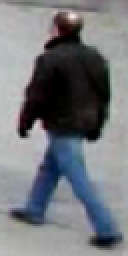
#> input picture opencv_python/data/people1.png, 64 x 128 px (shown 2 times larger)
$ python 0917.py
#> lines starting #> are read from the running program, lines starting #| are printed output that depends on the picture
# 0917.py
import cv2
from   matplotlib import pyplot as plt

src = cv2.imread('./data/people1.png')
#> src is the input picture: shape (128, 64, 3); mean B, G, R 122.6, 117.8, 114.8

#1: HoG in color image
hog1 = cv2.HOGDescriptor()
des1 = hog1.compute(src)
#> des1 = 3780 values, max 0.501 at index 3327, min 0 at index 2551, mean 0.126
print('des1.shape=', des1.shape)
#| des1.shape= (3780,)
print('des1=', des1)
#> (printed output is left out)

#2: HoG in color image
winSize     = (64,128)
blockSize   = (16,16)
blockStride = (8,8)
cellSize    = (8,8)
nbins       = 9
derivAperture = 1
winSigma = -1  # 4.0
histogramNormType = 0
L2HysThreshold = 0.2
gammaCorrection = True
nlevels = 64
signedGradient = False
hog2 = cv2.HOGDescriptor(winSize,blockSize,blockStride,cellSize,nbins,
                         derivAperture,winSigma,
                         histogramNormType,L2HysThreshold,
                         gammaCorrection,nlevels, signedGradient)
des2 = hog2.compute(src)
#> des2 has the same summary as des1
print('des2.shape=', des2.shape)
#| des2.shape= (3780,)
print('des2=', des2)
#> (printed output is left out)

#3 HoG in grayscale image
gray  = cv2.cvtColor(src, cv2.COLOR_BGR2GRAY)
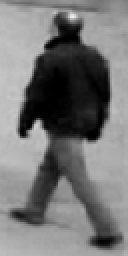
#> gray: shape (128, 64) (shown 2 times larger); min 0, max 236, mean 117.4
des3 = hog1.compute(gray)
#> des3 = 3780 values, max 0.534 at index 3032, min 0 at index 1283, mean 0.125
##des3 = hog2.compute(gray)
print('des3.shape=', des3.shape)
#| des3.shape= (3780,)
print('des3=', des3)
#> (printed output is left out)

#4
plt.title('HOGDescriptor')
plt.plot(des1[::36], color='b',linewidth=4,label='des1')
plt.plot(des2[::36], color='r',linewidth=2,label='des2')
plt.plot(des3[::36], color='g',linewidth=1,label='des3')
plt.legend(loc='best')
plt.show()
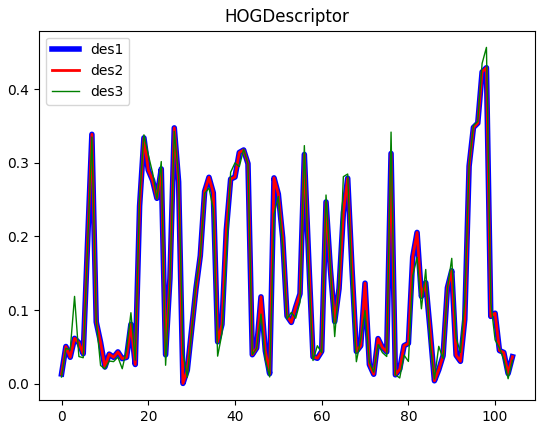
#> figure drawn by matplotlib, 1 panel; curve peaks at x = 98, y = 0.429; curve peaks at x = 98, y = 0.429; curve peaks at x = 98, y = 0.457

$ run again, with opencv_python/data/people2.png copied over opencv_python/data/people1.png
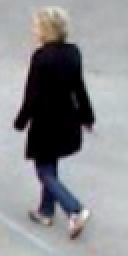
#> input picture opencv_python/data/people2.png, 64 x 128 px (shown 2 times larger)
#> src is the input picture: shape (128, 64, 3); mean B, G, R 142.3, 139.6, 138.6
#> des1 = 3780 values, max 0.558 at index 162, min 0 at index 851, mean 0.132
#| des1.shape= (3780,)
#> (printed output is left out)
#> des2 has the same summary as des1
#| des2.shape= (3780,)
#> (printed output is left out)
#> `gray  = cv2.cvtColor(src, cv2.COLOR_BGR2GRAY)`:
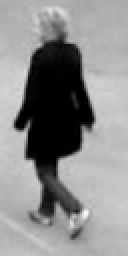
#> gray: shape (128, 64) (shown 2 times larger); min 0, max 249, mean 139.7
#> des3 = 3780 values, max 0.595 at index 1332, min 0 at index 1254, mean 0.127
#| des3.shape= (3780,)
#> (printed output is left out)
#> `plt.show()`:
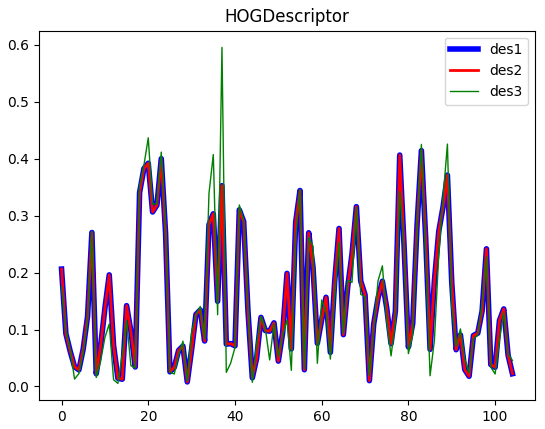
#> figure drawn by matplotlib, 1 panel; curve peaks at x = 83, y = 0.414; curve peaks at x = 83, y = 0.414; curve peaks at x = 37, y = 0.595

$ run again, with opencv_python/data/Penguins.png copied over opencv_python/data/people1.png
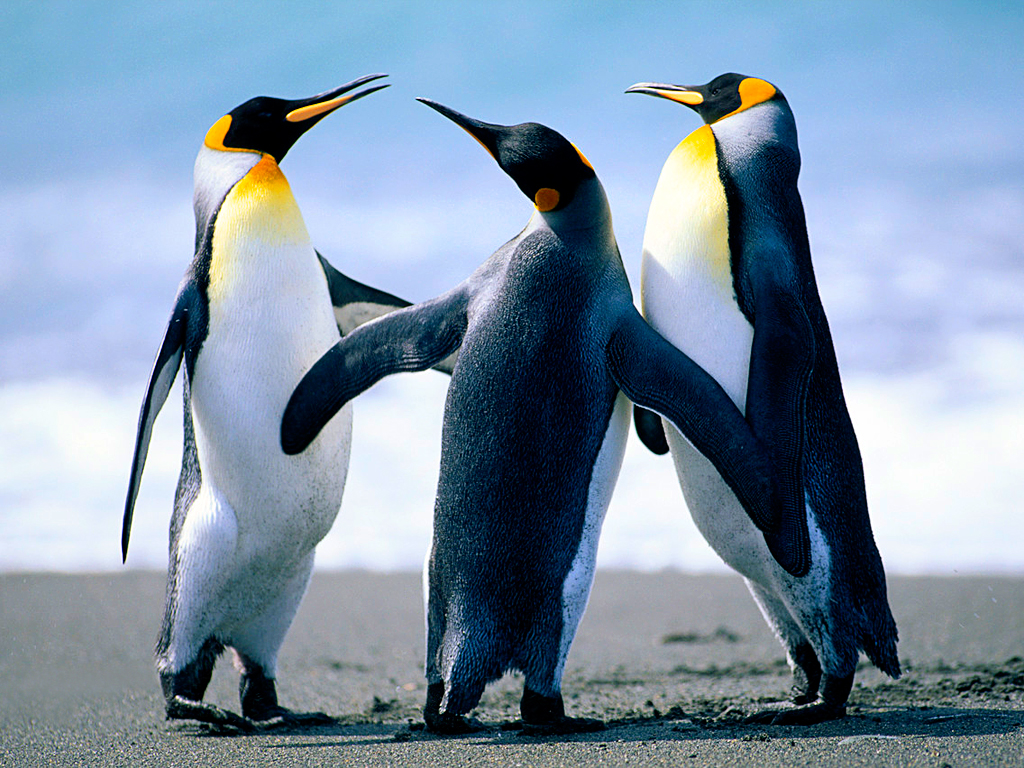
#> input picture opencv_python/data/Penguins.png, 1024 x 768 px
#> src is the input picture: shape (768, 1024, 3); mean B, G, R 168.1, 148, 127.8
#| des1.shape= (37047780,)
#> (printed output is left out)
#| des2.shape= (37047780,)
#> (printed output is left out)
#> `gray  = cv2.cvtColor(src, cv2.COLOR_BGR2GRAY)`:
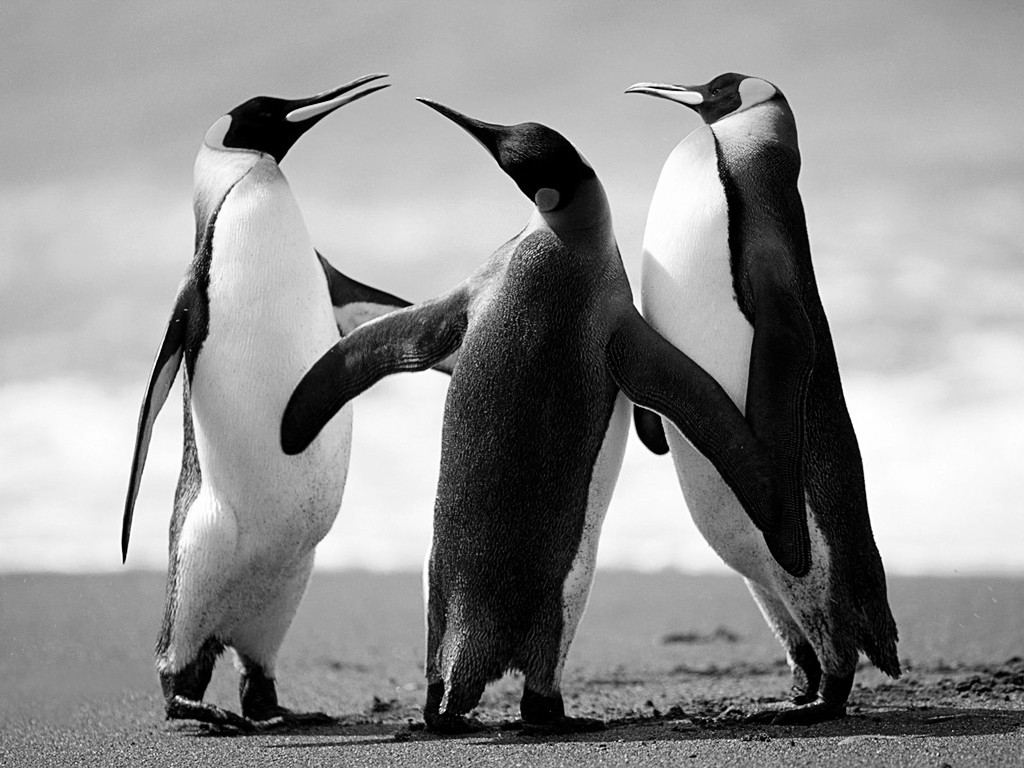
#> gray: shape (768, 1024); min 0, max 255, mean 144.3
#| des3.shape= (37047780,)
#> (printed output is left out)
#> `plt.show()`:
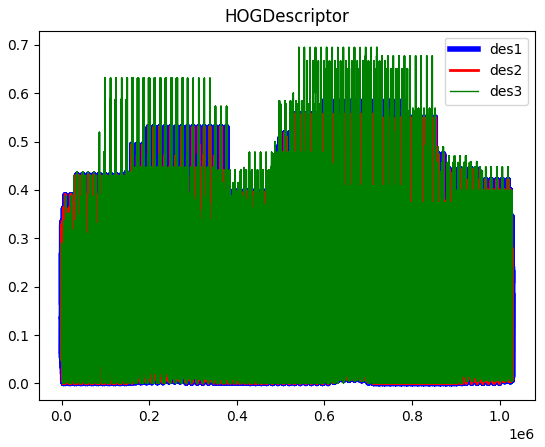
#> figure drawn by matplotlib, 1 panel; curve peaks at x = 601124, y = 0.585; curve peaks at x = 601124, y = 0.585; curve peaks at x = 541274, y = 0.695
